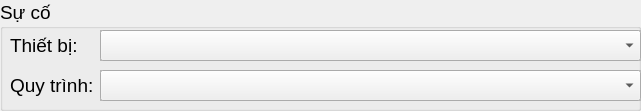
   <widget class="QGroupBox" name="gb_problems">
    <property name="geometry">
     <rect>
      <x>370</x>
      <y>60</y>
      <width>641</width>
      <height>111</height>
     </rect>
    </property>
    <property name="font">
     <font>
      <pointsize>14</pointsize>
     </font>
    </property>
    <property name="title">
     <string>Sự cố</string>
    </property>
    <widget class="QLabel" name="lb_device">
     <property name="geometry">
      <rect>
       <x>10</x>
       <y>30</y>
       <width>91</width>
       <height>31</height>
      </rect>
     </property>
     <property name="font">
      <font>
       <pointsize>14</pointsize>
      </font>
     </property>
     <property name="autoFillBackground">
      <bool>false</bool>
     </property>
     <property name="frameShape">
      <enum>QFrame::NoFrame</enum>
     </property>
     <property name="lineWidth">
      <number>1</number>
     </property>
     <property name="midLineWidth">
      <number>0</number>
     </property>
     <property name="text">
      <string>Thiết bị:</string>
     </property>
     <property name="scaledContents">
      <bool>false</bool>
     </property>
     <property name="wordWrap">
      <bool>false</bool>
     </property>
     <property name="openExternalLinks">
      <bool>false</bool>
     </property>
    </widget>
    <widget class="QLabel" name="lbv_device">
     <property name="geometry">
      <rect>
       <x>100</x>
       <y>30</y>
       <width>541</width>
       <height>31</height>
      </rect>
     </property>
     <property name="font">
      <font>
       <pointsize>14</pointsize>
      </font>
     </property>
     <property name="autoFillBackground">
      <bool>true</bool>
     </property>
     <property name="frameShape">
      <enum>QFrame::StyledPanel</enum>
     </property>
     <property name="lineWidth">
      <number>1</number>
     </property>
     <property name="midLineWidth">
      <number>0</number>
     </property>
     <property name="text">
      <string/>
     </property>
     <property name="scaledContents">
      <bool>false</bool>
     </property>
     <property name="wordWrap">
      <bool>false</bool>
     </property>
     <property name="openExternalLinks">
      <bool>false</bool>
     </property>
    </widget>
    <widget class="QLabel" name="lbv_frameWork">
     <property name="geometry">
      <rect>
       <x>100</x>
       <y>70</y>
       <width>541</width>
       <height>31</height>
      </rect>
     </property>
     <property name="font">
      <font>
       <pointsize>14</pointsize>
      </font>
     </property>
     <property name="autoFillBackground">
      <bool>true</bool>
     </property>
     <property name="frameShape">
      <enum>QFrame::StyledPanel</enum>
     </property>
     <property name="lineWidth">
      <number>1</number>
     </property>
     <property name="midLineWidth">
      <number>0</number>
     </property>
     <property name="text">
      <string/>
     </property>
     <property name="scaledContents">
      <bool>false</bool>
     </property>
     <property name="wordWrap">
      <bool>false</bool>
     </property>
     <property name="openExternalLinks">
      <bool>false</bool>
     </property>
    </widget>
    <widget class="QLabel" name="lb_frameWork">
     <property name="geometry">
      <rect>
       <x>10</x>
       <y>70</y>
       <width>91</width>
       <height>31</height>
      </rect>
     </property>
     <property name="font">
      <font>
       <pointsize>14</pointsize>
      </font>
     </property>
     <property name="autoFillBackground">
      <bool>false</bool>
     </property>
     <property name="frameShape">
      <enum>QFrame::NoFrame</enum>
     </property>
     <property name="lineWidth">
      <number>1</number>
     </property>
     <property name="midLineWidth">
      <number>0</number>
     </property>
     <property name="text">
      <string>Quy trình:</string>
     </property>
     <property name="scaledContents">
      <bool>false</bool>
     </property>
     <property name="wordWrap">
      <bool>false</bool>
     </property>
     <property name="openExternalLinks">
      <bool>false</bool>
     </property>
    </widget>
    <widget class="QComboBox" name="cb_listError">
     <property name="geometry">
      <rect>
       <x>100</x>
       <y>30</y>
       <width>541</width>
       <height>31</height>
      </rect>
     </property>
     <property name="autoFillBackground">
      <bool>false</bool>
     </property>
    </widget>
    <widget class="QComboBox" name="cb_listWarn">
     <property name="geometry">
      <rect>
       <x>100</x>
       <y>70</y>
       <width>541</width>
       <height>31</height>
      </rect>
     </property>
    </widget>
   </widget>
